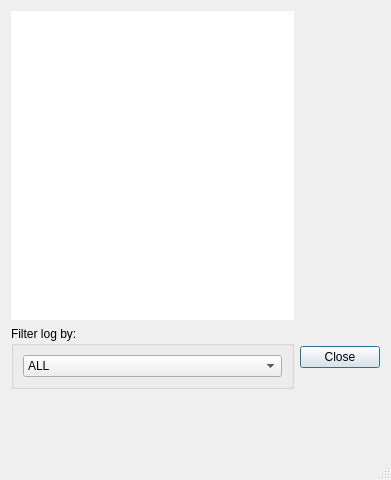
<?xml version="1.0" encoding="UTF-8"?>
<ui version="4.0">
 <class>LogDisplayDialog</class>
 <widget class="QDialog" name="LogDisplayDialog">
  <property name="geometry">
   <rect>
    <x>0</x>
    <y>0</y>
    <width>391</width>
    <height>480</height>
   </rect>
  </property>
  <property name="sizePolicy">
   <sizepolicy hsizetype="Expanding" vsizetype="Expanding">
    <horstretch>0</horstretch>
    <verstretch>0</verstretch>
   </sizepolicy>
  </property>
  <property name="windowTitle">
   <string>AspeQt Log View</string>
  </property>
  <property name="sizeGripEnabled">
   <bool>true</bool>
  </property>
  <property name="modal">
   <bool>false</bool>
  </property>
  <layout class="QGridLayout" name="gridLayout">
   <item row="1" column="1">
    <widget class="QDialogButtonBox" name="buttonBox">
     <property name="sizePolicy">
      <sizepolicy hsizetype="Fixed" vsizetype="Fixed">
       <horstretch>0</horstretch>
       <verstretch>0</verstretch>
      </sizepolicy>
     </property>
     <property name="standardButtons">
      <set>QDialogButtonBox::Close</set>
     </property>
    </widget>
   </item>
   <item row="1" column="0">
    <widget class="QGroupBox" name="groupBox">
     <property name="sizePolicy">
      <sizepolicy hsizetype="Preferred" vsizetype="Preferred">
       <horstretch>0</horstretch>
       <verstretch>0</verstretch>
      </sizepolicy>
     </property>
     <property name="title">
      <string>Filter log by:</string>
     </property>
     <layout class="QHBoxLayout" name="horizontalLayout">
      <item>
       <widget class="QComboBox" name="listByDisk">
        <property name="editable">
         <bool>false</bool>
        </property>
        <property name="currentIndex">
         <number>0</number>
        </property>
        <property name="modelColumn">
         <number>0</number>
        </property>
        <item>
         <property name="text">
          <string>ALL</string>
         </property>
        </item>
        <item>
         <property name="text">
          <string>Disk 1</string>
         </property>
        </item>
        <item>
         <property name="text">
          <string>Disk 2</string>
         </property>
        </item>
        <item>
         <property name="text">
          <string>Disk 3</string>
         </property>
        </item>
        <item>
         <property name="text">
          <string>Disk 4</string>
         </property>
        </item>
        <item>
         <property name="text">
          <string>Disk 5</string>
         </property>
        </item>
        <item>
         <property name="text">
          <string>Disk 6</string>
         </property>
        </item>
        <item>
         <property name="text">
          <string>Disk 7</string>
         </property>
        </item>
        <item>
         <property name="text">
          <string>Disk 8</string>
         </property>
        </item>
        <item>
         <property name="text">
          <string>Disk 9</string>
         </property>
        </item>
        <item>
         <property name="text">
          <string>Disk 10</string>
         </property>
        </item>
        <item>
         <property name="text">
          <string>Disk 11</string>
         </property>
        </item>
        <item>
         <property name="text">
          <string>Disk 12</string>
         </property>
        </item>
        <item>
         <property name="text">
          <string>Disk 13</string>
         </property>
        </item>
        <item>
         <property name="text">
          <string>Disk 14</string>
         </property>
        </item>
        <item>
         <property name="text">
          <string>Disk 15</string>
         </property>
        </item>
       </widget>
      </item>
     </layout>
    </widget>
   </item>
   <item row="0" column="0">
    <widget class="QTextEdit" name="textEdit">
     <property name="sizePolicy">
      <sizepolicy hsizetype="Expanding" vsizetype="Minimum">
       <horstretch>0</horstretch>
       <verstretch>0</verstretch>
      </sizepolicy>
     </property>
     <property name="styleSheet">
      <string notr="true">QScrollBar:vertical {
     border: 1px solid grey;
     background: white;
     width: 40px;
     margin: 41px 0 41px 0;
 }
 QScrollBar::handle:vertical {
     background: lightblue;
     min-height: 40px;
     max-height: 100px;
 }
 QScrollBar::add-line:vertical {
     border: 1px solid grey;
     background: white;
     height: 40px;
     subcontrol-position: bottom;
     subcontrol-origin: margin;
 }

 QScrollBar::sub-line:vertical {
     border: 1px solid grey;
     background: white;
     height: 40px;
     subcontrol-position: top;
     subcontrol-origin: margin;
 }
 QScrollBar::up-arrow:vertical, QScrollBar::down-arrow:vertical {
     border: 1px solid grey;
     width: 3px;
     height: 3px;
     background: white;
 }

 QScrollBar::add-page:vertical, QScrollBar::sub-page:vertical {
      background: none;
}</string>
     </property>
     <property name="frameShape">
      <enum>QFrame::NoFrame</enum>
     </property>
     <property name="verticalScrollBarPolicy">
      <enum>Qt::ScrollBarAlwaysOff</enum>
     </property>
     <property name="horizontalScrollBarPolicy">
      <enum>Qt::ScrollBarAlwaysOff</enum>
     </property>
     <property name="readOnly">
      <bool>true</bool>
     </property>
     <property name="textInteractionFlags">
      <set>Qt::NoTextInteraction</set>
     </property>
    </widget>
   </item>
   <item row="2" column="0">
    <spacer name="verticalSpacer">
     <property name="orientation">
      <enum>Qt::Vertical</enum>
     </property>
     <property name="sizeType">
      <enum>QSizePolicy::Fixed</enum>
     </property>
     <property name="sizeHint" stdset="0">
      <size>
       <width>20</width>
       <height>80</height>
      </size>
     </property>
    </spacer>
   </item>
  </layout>
 </widget>
 <resources/>
 <connections>
  <connection>
   <sender>buttonBox</sender>
   <signal>clicked(QAbstractButton*)</signal>
   <receiver>LogDisplayDialog</receiver>
   <slot>accept()</slot>
   <hints>
    <hint type="sourcelabel">
     <x>193</x>
     <y>431</y>
    </hint>
    <hint type="destinationlabel">
     <x>151</x>
     <y>230</y>
    </hint>
   </hints>
  </connection>
  <connection>
   <sender>buttonBox</sender>
   <signal>clicked(QAbstractButton*)</signal>
   <receiver>LogDisplayDialog</receiver>
   <slot>reject()</slot>
   <hints>
    <hint type="sourcelabel">
     <x>193</x>
     <y>431</y>
    </hint>
    <hint type="destinationlabel">
     <x>151</x>
     <y>230</y>
    </hint>
   </hints>
  </connection>
  <connection>
   <sender>listByDisk</sender>
   <signal>currentIndexChanged(QString)</signal>
   <receiver>LogDisplayDialog</receiver>
   <slot>repaint()</slot>
   <hints>
    <hint type="sourcelabel">
     <x>48</x>
     <y>437</y>
    </hint>
    <hint type="destinationlabel">
     <x>151</x>
     <y>230</y>
    </hint>
   </hints>
  </connection>
 </connections>
</ui>
